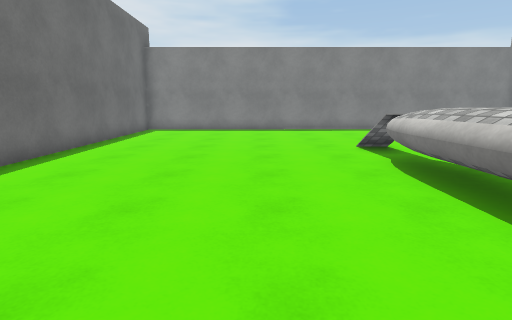
[1] (above)

12 first-person views from a walk through a 3-D level made in the Unity game engine. The camera is 1.4 m above the floor, tilts 10° down and sees 80° across. The floor is counted in squares, 1 m on a side. Each view is taken from the middle of a square. On the plan, view 1 faces up. The plan holds only what a view shows up to about 14 squares ahead; the rest is blank. The player is left out. Surface patterns are stand-ins for the level's own textures.

[2]
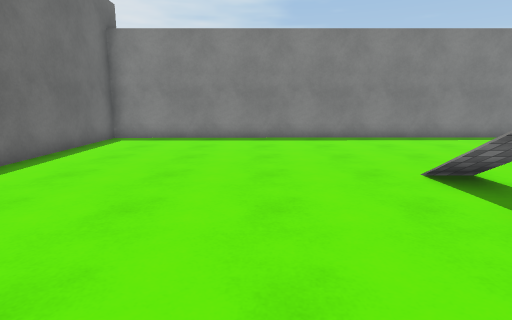

[3]
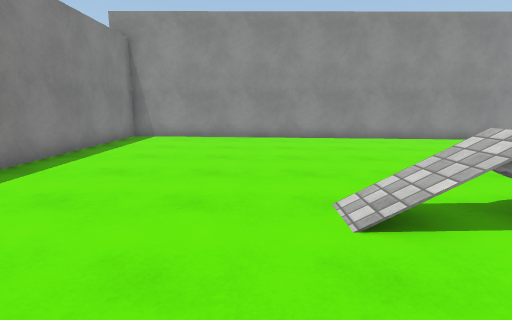

[4]
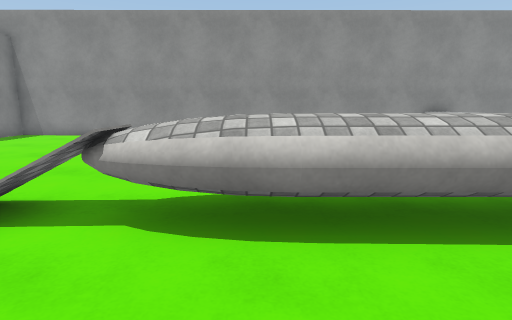

[5]
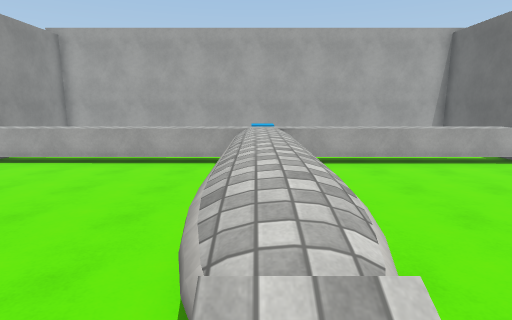

[6]
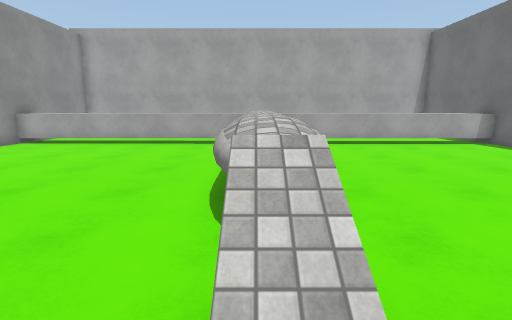

[7]
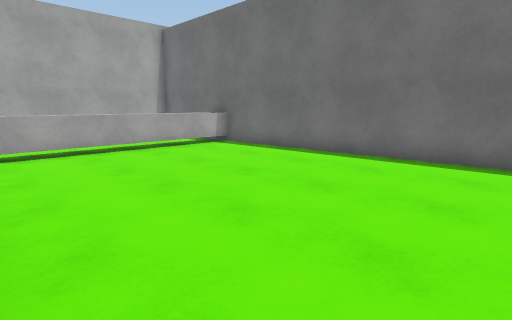

[8]
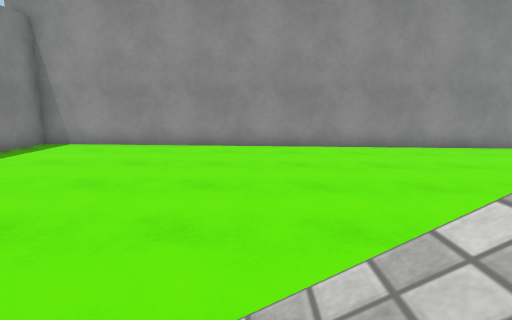

[9]
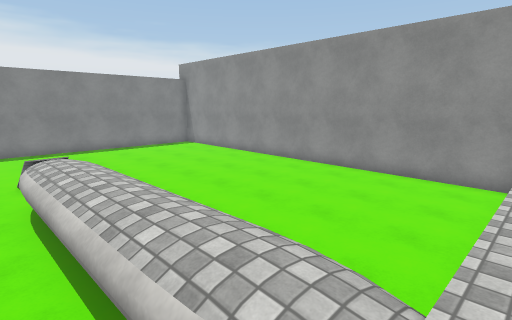

[10]
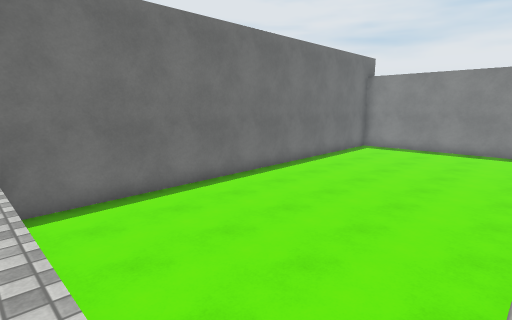

[11]
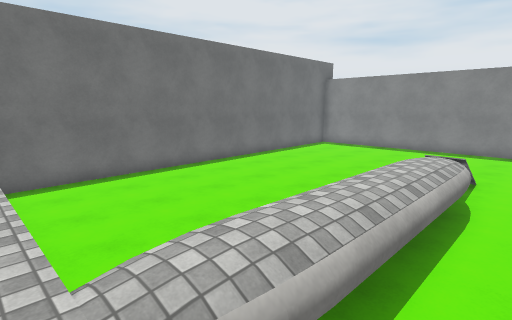

[12]
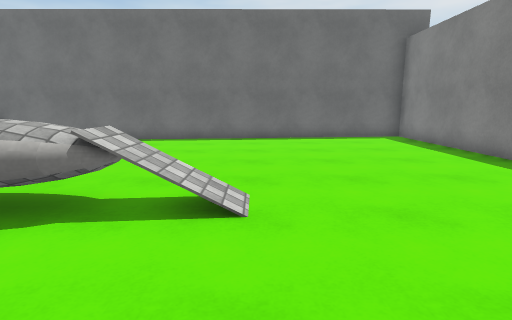

### Floor plan
Key: @ floor where view 1 was taken; # wall or solid block; . main floor; : floor 0.25 m higher than the main floor; + floor 1 m higher than the main floor; * floor 1.25 m higher than the main floor; / step, stairs or slope; = window, fence, low wall or low ledge; v drop or lower ground; O other object.
Columns run from 6 left of view 1 to 14 right of it. Each row starts with its distance up from view 1.
 17 #####################
 16 #:::::::::::::::::::#
 15 #:::::::::::::::::::#
 14 #:::::::::::::::::::#
 13 #:::::::::::::::::::#
 12 #.....::::::::::::::#
 11 #.............::::::#
 10 #...................#
  9 #........./.........#
  8 #........//.........#
  7 #........=/.........#
  6 #........+*=........#
  5 #........+*=........#
  4 #........+*=........#
  3 #........+*=........#
  2 #........+*=........#
  1 #........+*=........#
  0 #.....@..+*=........#
 -1 #........=/.........#
 -2 #*******************#
 -3 #vvvvvvvv   vvvvvvvv#
 -4 #   v vv OO         #
 -5 #        OO         #

Where each view was taken, in squares from view 1:
view 1: 0 up, 0 right, facing up
view 2: 4 up, 0 right, facing up
view 3: 11 up, 0 right, facing right
view 4: 6 up, 0 right, facing right
view 5: 9 up, 4 right, facing down
view 6: 11 up, 4 right, facing down
view 7: 9 up, 3 right, facing down-left
view 8: 9 up, 3 right, facing right
view 9: 2 down, 2 right, facing up-right
view 10: 2 down, 3 right, facing up-left
view 11: 2 down, 6 right, facing up-left
view 12: 10 up, 8 right, facing left
